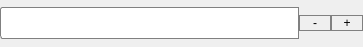
<?xml version="1.0" encoding="UTF-8"?>
<ui version="4.0">
 <class>DeComboBox</class>
 <widget class="QWidget" name="DeComboBox">
  <property name="geometry">
   <rect>
    <x>0</x>
    <y>0</y>
    <width>363</width>
    <height>47</height>
   </rect>
  </property>
  <property name="windowTitle">
   <string>DeComboBox</string>
  </property>
  <property name="styleSheet">
   <string notr="true">QPushButton
{
border:1px solid gray;
border-radius:0px;
min-width:30px;
max-width:30px;
}

QLineEdit
{
border:1px solid gray;
min-height:30px;
border-top-left-radius:3px;
border-top-right-radius:0px;
border-bottom-right-radius:0px;
border-bottom-left-radius:3px;
}</string>
  </property>
  <layout class="QGridLayout" name="gridLayout_3">
   <property name="margin">
    <number>0</number>
   </property>
   <item row="0" column="0">
    <layout class="QGridLayout" name="gridLayout_2">
     <property name="spacing">
      <number>0</number>
     </property>
     <item row="0" column="0">
      <widget class="QLineEdit" name="lineEdit">
       <property name="minimumSize">
        <size>
         <width>0</width>
         <height>32</height>
        </size>
       </property>
       <property name="alignment">
        <set>Qt::AlignCenter</set>
       </property>
       <property name="readOnly">
        <bool>true</bool>
       </property>
      </widget>
     </item>
     <item row="0" column="1">
      <layout class="QGridLayout" name="gridLayout">
       <property name="spacing">
        <number>0</number>
       </property>
       <item row="0" column="0">
        <widget class="QPushButton" name="subBtn">
         <property name="text">
          <string>-</string>
         </property>
        </widget>
       </item>
       <item row="0" column="1">
        <widget class="QPushButton" name="addBtn">
         <property name="text">
          <string>+</string>
         </property>
        </widget>
       </item>
      </layout>
     </item>
    </layout>
   </item>
  </layout>
 </widget>
 <layoutdefault spacing="6" margin="11"/>
 <resources/>
 <connections/>
</ui>
